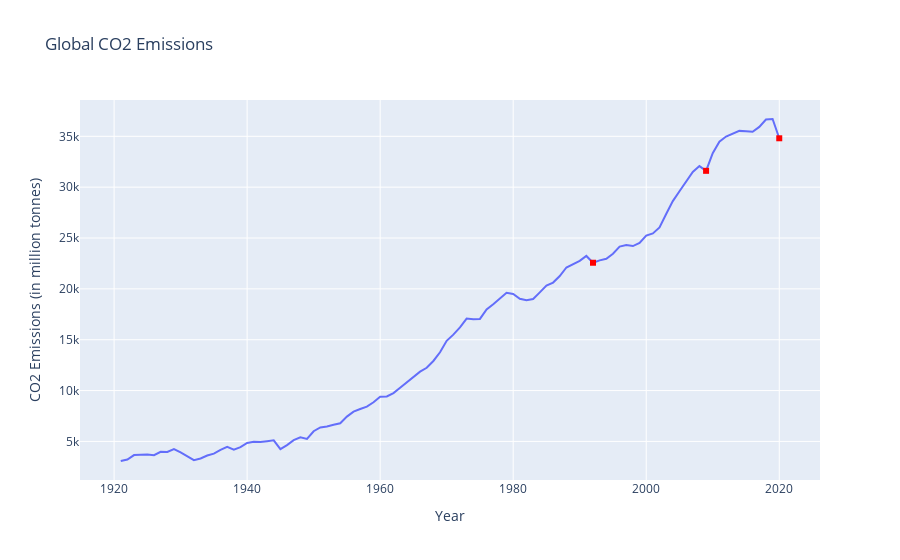

Notebook cell for this chart:
### Code cell
fig = go.Figure()

fig.add_traces(go.Scatter(x=worlddf['year'], y=worlddf['co2'], mode='lines', showlegend=False))

fig.add_traces(go.Scatter(x=newdf['year'], y=newdf['co2'], mode='markers', marker=dict(color='red',symbol='square'), showlegend=False))

fig.update_layout(title='Global CO2 Emissions')
fig.update_xaxes(title='Year')
fig.update_yaxes(title='CO2 Emissions (in million tonnes)')
